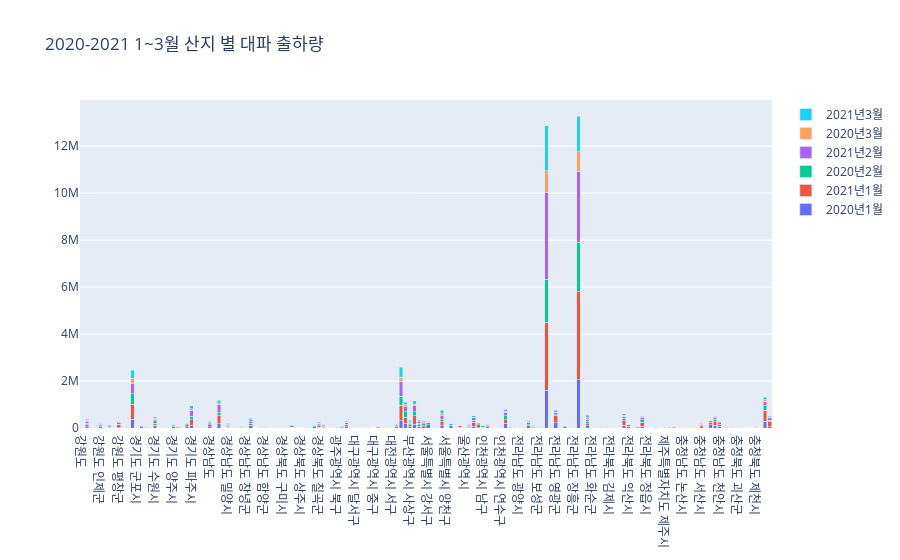

Notebook cell for this chart:
### Markdown cell above
### 산지 별 총 거래량 합계 ###

### Code cell
#누적막대
trace1 = go.Bar(x=result5['산지명'], y=result5['202001'], name='2020년1월')
trace2 = go.Bar(x=result5['산지명'], y=result5['202101'], name='2021년1월')
trace3 = go.Bar(x=result5['산지명'], y=result5['202002'], name='2020년2월')
trace4 = go.Bar(x=result5['산지명'], y=result5['202102'], name='2021년2월')
trace5 = go.Bar(x=result5['산지명'], y=result5['202003'], name='2020년3월')
trace6 = go.Bar(x=result5['산지명'], y=result5['202103'], name='2021년3월')

data = [trace1, trace2, trace3, trace4, trace5, trace6]

layout = go.Layout(title='2020-2021 1~3월 산지 별 대파 출하량', barmode='stack')

fig = go.Figure(data=data, layout=layout)
pyo.iplot(fig)

### Figure 1 — Plotly figure (JSON) as saved in the notebook; plotly's stock layout.template omitted (floating-point values rounded to 4 significant figures; data arrays with more than 128 entries replaced by an {"elided": "..."} marker saying what was removed)
{"data": [{"name": "2020년1월", "type": "bar", "x": {"elided": "152 str values"}, "y": {"elided": "152 int values"}}, {"name": "2021년1월", "type": "bar", "x": {"elided": "152 str values"}, "y": {"elided": "152 int values"}}, {"name": "2020년2월", "type": "bar", "x": {"elided": "152 str values"}, "y": {"elided": "152 int values"}}, {"name": "2021년2월", "type": "bar", "x": {"elided": "152 str values"}, "y": {"elided": "152 int values"}}, {"name": "2020년3월", "type": "bar", "x": {"elided": "152 str values"}, "y": {"elided": "152 int values"}}, {"name": "2021년3월", "type": "bar", "x": {"elided": "152 str values"}, "y": {"elided": "152 int values"}}], "layout": {"barmode": "stack", "title": {"text": "2020-2021 1~3월 산지 별 대파 출하량"}}}
